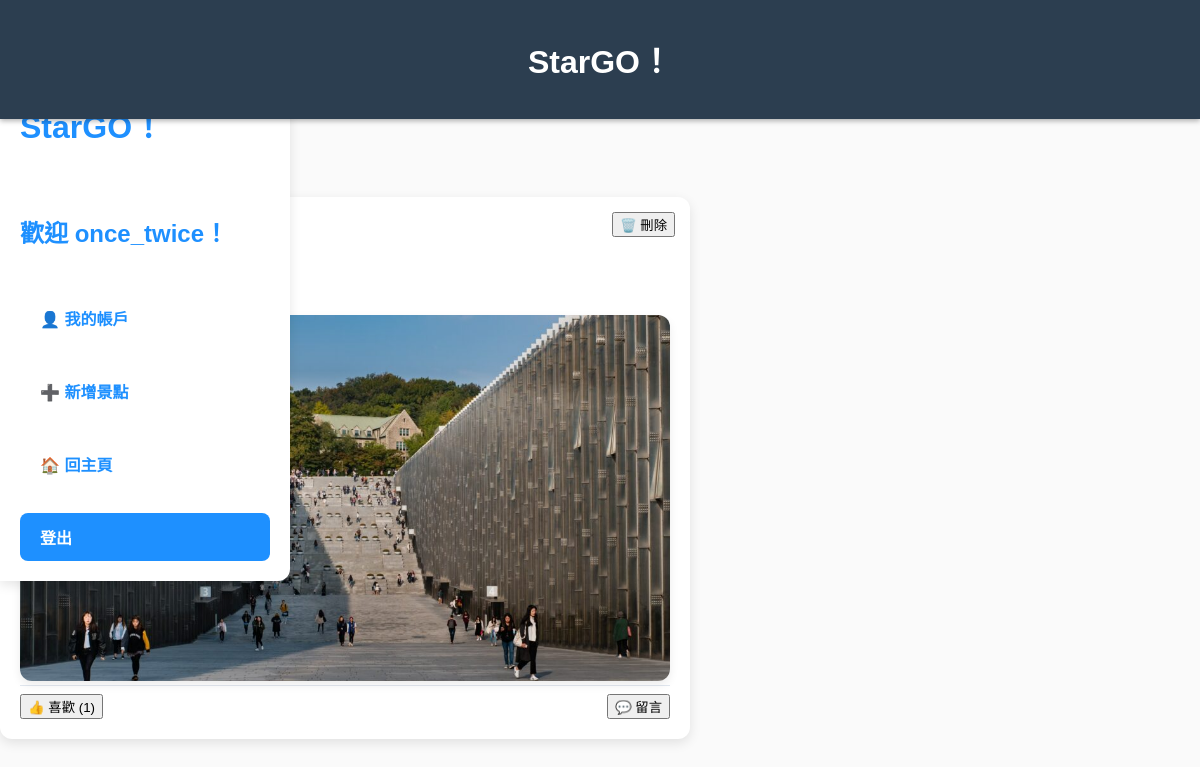
/my_posts.php (signed in), run on the app's committed database.
### tables this page shows
CREATE TABLE `spots` (
  `id` int(11) NOT NULL,
  `name` varchar(255) NOT NULL,
  `description` text NOT NULL,
  `created_by` int(11) NOT NULL,
  `image` varchar(255) DEFAULT NULL,
  `created_at` timestamp NOT NULL DEFAULT current_timestamp()
);

### my_posts.php (the view, shortened to what this page needs)
<?php
function db_connect() {
    $conn = mysqli_connect("localhost", "root", "", "db_c112193105");
    return $conn;
}
$username = $_SESSION['username'];
$user_id = $_SESSION['user_id'];
$conn = db_connect();
$stmt = $conn->prepare("
    SELECT s.*, m.username AS creator
    FROM spots s
    JOIN members m ON s.created_by = m.id
    WHERE s.created_by = ?
    ORDER BY s.created_at DESC
");
$stmt->bind_param("i", $user_id);
$stmt->execute();
$result = $stmt->get_result();
?>
<!DOCTYPE html>
<html lang="zh-TW">
<head>
<?php include "header.php"; ?>
    <link rel="stylesheet" href="css/lightbox.css" />
    <link rel="stylesheet" href="css/variables.css" />
    <link rel="stylesheet" href="css/layout.css" />
    <link rel="stylesheet" href="css/sidebar.css" />
    <link rel="stylesheet" href="css/post-card.css" />
    <link rel="stylesheet" href="css/comment.css" />
    <link rel="stylesheet" href="css/responsive.css" />
</head>
<body>
<div class="wrapper">
    <div class="sidebar">
        <h1>StarGO！</h1>
        <h2>歡迎 <?php echo htmlspecialchars($username); ?>！</h2>
        <a href="profile.php">👤 我的帳戶</a>
        <a href="spot_add.php">➕ 新增景點</a>
        <a href="index.php">🏠 回主頁</a>
        <a href="logout.php" class="active">登出</a>
    </div>
    <div class="main-content">
        <header>
            <div class="header-left">
                <h1>📍 我的文章</h1>
            </div>
        </header>
		<div id="spot-list">
            <div id="spot-list">
    <?php
if (mysqli_num_rows($result) > 0) {
    while ($row = mysqli_fetch_assoc($result)) {
        echo "<div class='post-card'>";
        echo "<div class='post-card-header'>";
        echo "<span class='username'>" . htmlspecialchars($row['creator']) . "</span>";
        echo "<span class='post-time'>" . date('Y-m-d H:i', strtotime($row['created_at'])) . "</span>";
        echo "</div>";
        echo "<p>" . htmlspecialchars($row['description']) . "</p>";
        echo "<div class='post-card-body'>";
        if (!empty($row['image'])) {
            $image_path = 'uploads/' . htmlspecialchars($row['image']);
            if (file_exists($image_path)) {
			echo "<img src='$image_path' data-full='$image_path' alt='景點圖片' class='spot-image lightbox-trigger'>";
            } else {
                echo "圖片加載失敗！圖片路徑：$image_path<br>";
            }
        }
        echo "</div>";
        if ($_SESSION['user_id'] == $row['created_by']) {
            echo "<form action='delete_post.php' method='GET' style='position: absolute; top: 15px; right: 15px;'>";
            echo "<button type='submit' class='delete-post-btn'>🗑️ 刪除</button>";
            echo "</form>";
        }
        echo "<div class='post-card-footer'>";
        $sql_likes = "SELECT COUNT(*) AS like_count FROM likes WHERE spot_id = ?";
        $stmt_likes = mysqli_prepare($conn, $sql_likes);
        mysqli_stmt_bind_param($stmt_likes, "i", $row['id']);
        mysqli_stmt_execute($stmt_likes);
        $like_result = mysqli_stmt_get_result($stmt_likes);
        $like_data = mysqli_fetch_assoc($like_result);
        $like_count = $like_data['like_count'];
        echo "<button id='like-button-" . $row['id'] . "' class='likes' onclick='likePost(" . $row['id'] . ")'>👍 喜歡 ($like_count)</button>";
        echo "<button class='comments' onclick='showCommentBox(" . $row['id'] . ")'>💬 留言</button>";
        echo "</div>";
        echo "</div>";
    }
} else {
    echo "<p>目前尚無景點資料。</p>";
}
?>
</div>
        </div>
    </div>
</div>
</body>
</html>

### css/variables.css (style rules this page uses)
:root { --primary-color: #1e90ff; --secondary-color: #2c6cb5; --error-color: #e74c3c; --light-bg: #fafafa; --white: #ffffff; --border-color: #cbd5e1; --gray-light: #e2e8f0; --text-color: #2d3748; --secondary-text-color: #718096; --hover-bg: #d0e2ff; }

### css/layout.css (style rules this page uses)
body { font-family: 'Poppins', sans-serif; background-color: var(--light-bg); margin: 0; padding: 0; display: flex; justify-content: flex-start; align-items: flex-start; height: 100vh; flex-direction: column; }
.wrapper { display: flex; width: 100%; max-width: 1200px; gap: 20px; margin: 0 auto; }

### css/sidebar.css (style rules this page uses)
.sidebar { position: fixed; top: 60px; left: 0; width: 250px; background-color: var(--white); padding: 20px; box-shadow: 0 4px 12px rgba(0, 0, 0, 0.1); border-radius: 0 12px 12px 0; display: flex; flex-direction: column; gap: 25px; z-index: 1000; }
.sidebar h1, .sidebar h2 { color: var(--primary-color); }
.sidebar a { text-decoration: none; color: var(--primary-color); font-weight: bold; padding: 12px 20px; border-radius: 8px; font-size: 16px; transition: background-color 0.3s ease, padding-left 0.3s ease; display: block; }
.sidebar a.active { background-color: var(--primary-color); color: var(--white); }

### css/post-card.css (style rules this page uses)
.post-card { background-color: var(--white); border-radius: 12px; padding: 20px; margin-bottom: 18px; max-width: 650px; margin-left: auto; margin-right: auto; box-shadow: 0 4px 12px rgba(0, 0, 0, 0.1); position: relative; }
.post-card-header { display: flex; flex-direction: column; align-items: flex-start; margin-bottom: 10px; }
.spot-image { width: 100%; aspect-ratio: 16 / 9; object-fit: cover; border-radius: 12px; margin-top: 12px; box-shadow: 0 4px 10px rgba(0, 0, 0, 0.08); }
.post-card-footer { display: flex; justify-content: space-between; align-items: center; padding-top: 8px; border-top: 1px solid var(--gray-light); }

### my_posts.php (style rules this page uses)
header:not(.fixed-header) { margin-top: 130px; }

### data on the page
spots: image (picture), like_count "1"

### other printed values
$username "once_twice"
